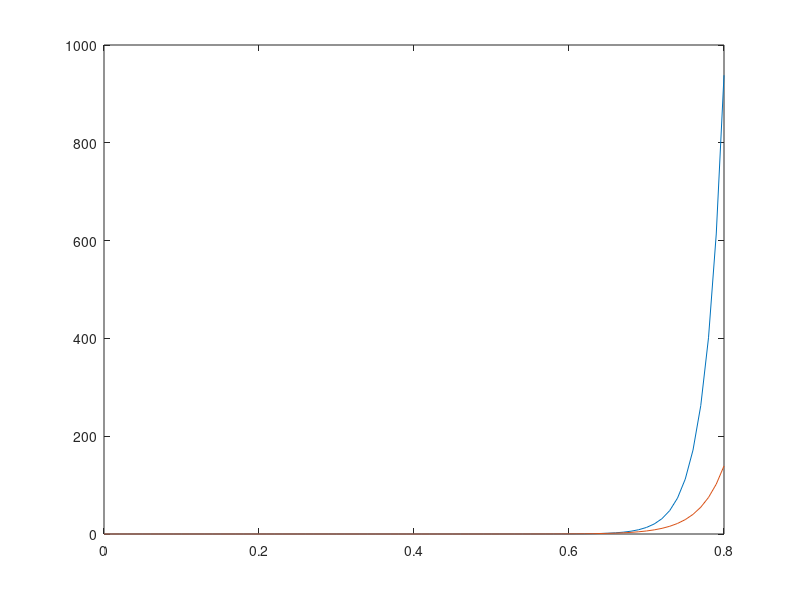

Here is the MATLAB script that generated this plot:
t1 = 0;                 %Temp 1 = 0 degree Celsius
t2 = 25;                %Temp 2 = 25 degree Celsius
t3 = 100;               %Temp 3 = 100 degreee Celsius
Ist2 = 10*(10^-12);     %Saturation current at temp 2
ks = 0.072;             %Given in Question as info.
e = 2.718;              %Value of exponent

Ist1 = (Ist2)/(e^((ks)*(t2 - t1)));  
                        %Saturation current at 0 degrees using formulae

Ist3 = (Ist2)*(e^((ks)*(t3 - t2))); 
                        %Saturation current at 100 degrees using formulae

Vd = 0:0.01:0.8;        %Applied voltage across diode from 0V to 0.8V
k = 1.38 * (10^(-23));  %Boltzmann Constant
Tk1 = 273;              %Temp 1 in Kelvins
Tk3 = 373;              %Temp 3 in Kelvins
q = 1.6 * (10^(-19));   %Magnitude of electronic charge 
Vt1 = (k*Tk1)/(q);      %Thermal Voltage at temp 1
Vt3 = (k*Tk3)/(q);      %Thermal Voltage at temp 3

Id1 = (Ist1)*((e.^(Vd/Vt1))-1);
                        %Current through diode at temp 1 using
                        %Shockley's Equation

Id3 = (Ist3)*((e.^(Vd/Vt3))-1);
                        %Current through diode at temp 1 using
                        %Shockley's Equation


g1 = plot(Vd,Id1);      %Forward characterstic of diode at temp 1
hold on
g2 = plot(Vd,Id3);      %Forward characterstic of diode at temp 3
